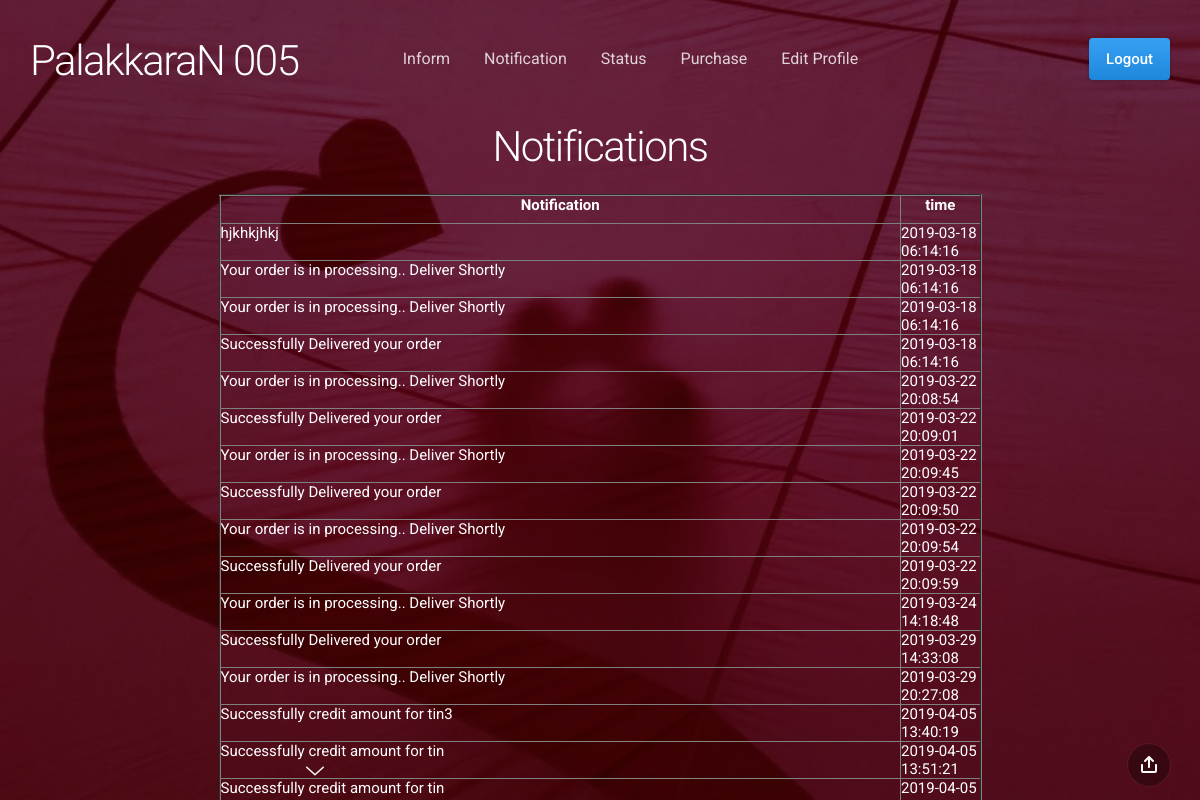
Screenshot of /notification.php (signed in) with the database file from the repository.
### tables this page shows
CREATE TABLE IF NOT EXISTS `msg` (
  `mob` bigint(10) NOT NULL,
  `mes` varchar(100) NOT NULL,
  `dat` datetime NOT NULL,
  `bid` int(4) NOT NULL DEFAULT '0'
);

### notification.php (the view, shortened to what this page needs)
<!doctype html>
<html>
<head>
	<link href="css/slides.min.css" rel="stylesheet" type="text/css">
    <link href="css/mystyle.css" rel="stylesheet" type="text/css">
</head>
<body class="slides horizontal simplifiedMobile animated">
<nav class="panel top">
  <div class="sections desktop">
    <div class="left"><a href="#" title="Slides Framework"><svg style="width:82px;height:24px"><h1><a href="index.php">PalakkaraN 005</a></h1></svg></a></div>
    <div class="center">
      <ul class="menu">
<li><a href="inform.php">Inform</a></li>
<li><a href="notification.php">Notification</a></li>
<li><a href="status.php">Status</a></li>
<li><a href="products.php">Purchase</a></li>
<li><a href="profile.php">Edit Profile</a></li>
 </ul>
    </div>
    <div class="right"><a class="button blue gradient" id="lgobtn" onclick="" href="logout.php">Logout</a></div>
  </div>
</nav>
<section class="slide fade-6 kenBurns" data-name="">
  <div class="content">
    <div class="container">
      <div class="wrap">
        <center>
        <h1>Notifications</h1>
         <?php
	require("db.php");
		   $mob1=$_SESSION['pala_user'];
	 $sql="select * from msg where mob='$mob1'";
	 $res=mysqli_query($con,$sql) or die(mysqli_error($con));
		if(mysqli_num_rows($res)>0)
		{
			echo"<table border='2'>	<tr><th width='681' height='29'>Notification</th><th width='80'>time</th></tr>";
			while($r=mysqli_fetch_array($res)  )
			{
	   echo"	<tr>
	   	<td height='22'>";
				echo $r['mes'];
				echo"</td><td>";
				echo $r['dat'];
				echo"</td></tr>";
			}}
	  echo" </table>";
			?>
	   </center>
      </div>
    </div>
  </div>
  <div class="background" style="background-image:url(assets/img/background/img-27.jpg)"></div>
</section>
<nav class="panel bottom forceMobileView">
  <div class="sections desktop">
    <div class="center"><span class="nextSlide"><svg><use xmlns:xlink="http://www.w3.org/1999/xlink" xlink:href="#arrow-down"></use></svg></span></div>
    <div class="right"><span data-dropdown-id="2" class="button actionButton dropdownTrigger"><svg><use xmlns:xlink="http://www.w3.org/1999/xlink" xlink:href="#share"></use></svg></span></div>
  </div>
</nav>
</body>
</html>

### rows the page displays
msg: mes "hjkhkjhkj", dat "2019-03-18 06:14:16"
msg: mes "Your order is in processing.. Deliver Shortly", dat "2019-03-18 06:14:16"
msg: mes "Your order is in processing.. Deliver Shortly", dat "2019-03-18 06:14:16"
msg: mes "Successfully Delivered your order", dat "2019-03-18 06:14:16"
msg: mes "Your order is in processing.. Deliver Shortly", dat "2019-03-22 20:08:54"
msg: mes "Successfully Delivered your order", dat "2019-03-22 20:09:01"
msg: mes "Your order is in processing.. Deliver Shortly", dat "2019-03-22 20:09:45"
msg: mes "Successfully Delivered your order", dat "2019-03-22 20:09:50"
msg: mes "Your order is in processing.. Deliver Shortly", dat "2019-03-22 20:09:54"
msg: mes "Successfully Delivered your order", dat "2019-03-22 20:09:59"
msg: mes "Your order is in processing.. Deliver Shortly", dat "2019-03-24 14:18:48"
msg: mes "Successfully Delivered your order", dat "2019-03-29 14:33:08"
msg: mes "Your order is in processing.. Deliver Shortly", dat "2019-03-29 20:27:08"
msg: mes "Successfully credit amount for tin3", dat "2019-04-05 13:40:19"
msg: mes "Successfully credit amount for tin", dat "2019-04-05 13:51:21"
msg: mes "Successfully credit amount for tin", dat "2019-04-05…"
